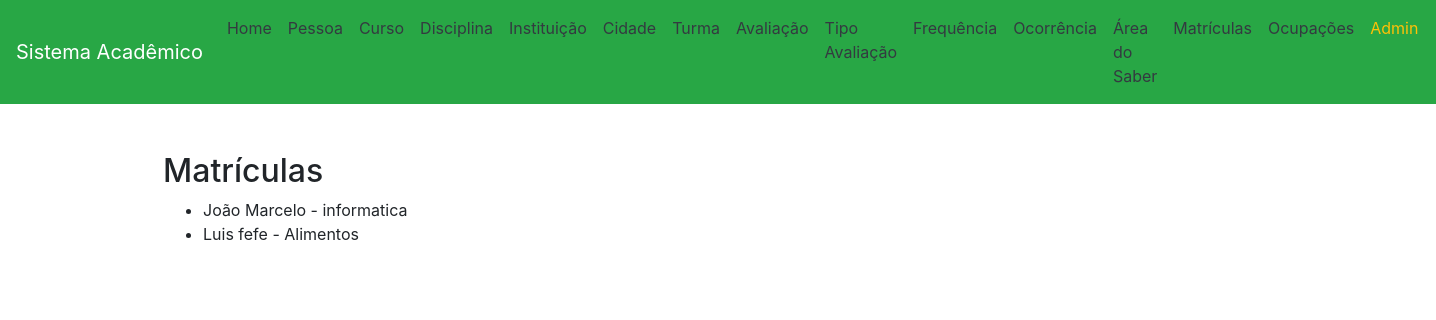
Page /matricula/ on the committed database.
### app/models.py (models this page shows, shortened)
class Matricula(models.Model):
    instituicao = models.ForeignKey(InstituicaoEnsino, on_delete=models.CASCADE)
    curso = models.ForeignKey(Curso, on_delete=models.CASCADE)
    pessoa = models.ForeignKey(Pessoa, on_delete=models.CASCADE)
    data_inicio = models.DateField()
    data_previsao_termino = models.DateField()

class Pessoa(models.Model):
    nome = models.CharField(max_length=100)
    pai = models.CharField(max_length=100)
    mae = models.CharField(max_length=100)
    cpf = models.CharField(max_length=11)
    data_nasc = models.DateField()
    email = models.CharField(max_length=100)
    cidade = models.ForeignKey(Cidade, on_delete=models.CASCADE)
    ocupacao = models.ForeignKey(Ocupacao, on_delete=models.CASCADE)
    def __str__(self):
        return self.nome

class Curso(models.Model):
    nome = models.CharField(max_length=100)
    carga_horaria_total = models.IntegerField()
    duracao_meses = models.IntegerField()
    area = models.ForeignKey(AreaSaber, on_delete=models.CASCADE)
    instituicao = models.ForeignKey(InstituicaoEnsino, on_delete=models.CASCADE)
    def __str__(self):
        return self.nome

### app/views.py (the view)
# urls.py: path('matricula/', MatriculaView.as_view(), name='matricula'),
class MatriculaView(View):
    def get(self, request):
        matriculas = Matricula.objects.all()
        return render(request, 'matricula.html', {'matriculas': matriculas})

### app/templates/matricula.html
{% extends 'base.html' %}
{% block content %}
<h2>Matrículas</h2>
<ul>
    {% for m in matriculas %}
        <li>{{ m.pessoa }} - {{ m.curso }}</li>
    {% endfor %}
</ul>
{% endblock %}

### rows in the picture
Matricula: pessoa "João Marcelo", curso "informatica"
Matricula: pessoa "Luis fefe", curso "Alimentos"
